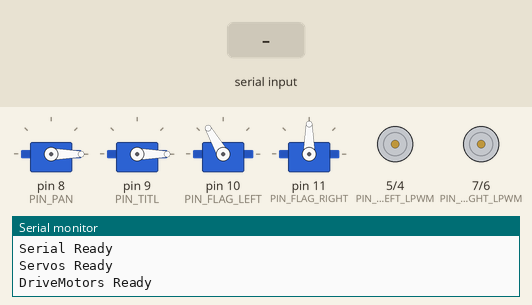
Bench run of a sketch on a simulated Arduino Mega 2560, built with avr-gcc and run on an emulated ATmega2560. On the bench: 4 × servo, motor-driver pin pairs drawn as motors (green arrow = first pin HIGH = forward, orange = second pin HIGH = backward, longer = more drive), the last lines printed to the serial monitor. The inputs (shaded band) are chosen by the test bench.

Above: at 1.2 s.
1.3 s: "WV" received over the second serial link
At 2.45 s:
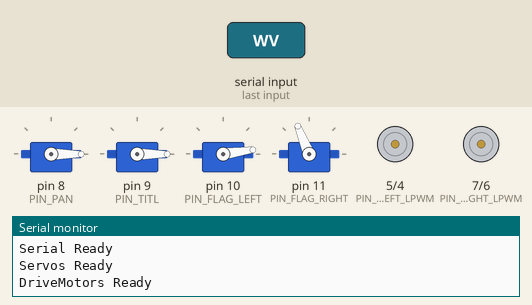
4.3 s: "HN" received over the second serial link
At 8.3 s:
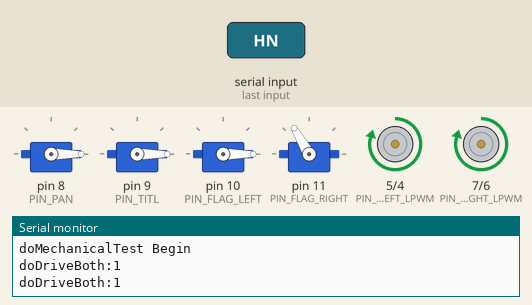
At 15.3 s:
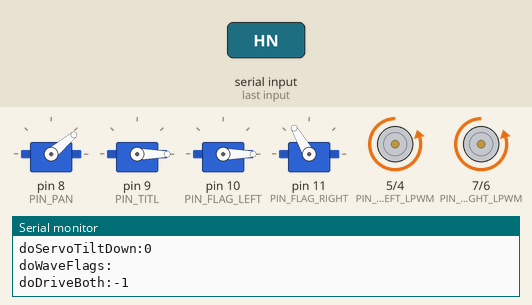
Timing chart, 0 to 19.4 s (numbered marks = the images above; inputs shaded):
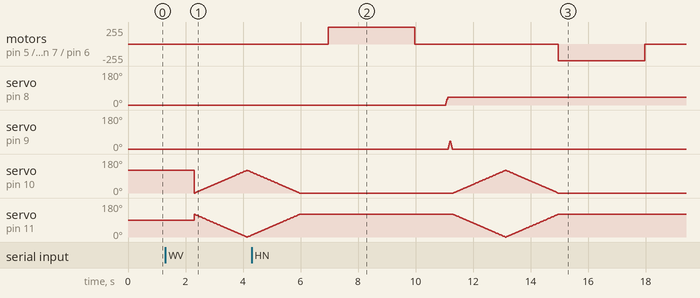

The sketch:

scarecrow_control.ino
```cpp
/*
	Felicia's ScareCrow Controller.

	Arduino Source code for Arduino Mega 2560

	Mega 2560 Connections:
		TPIO pin 5,6 for Left Motor  (IBT-2 PWM inputs)
		TPIO pin 7,8 for Right Motor (IBT-2 PWM inputs)
			Might need to swap polority for each motor for correct directions
		TPIO pin  8: for Pan Servo
		TPIO pin  9: for Tilt Servo
		TPIO pin 10: for Left-Flag Servo
		TPIO pin 11: for Right-Flag Servo
		TPIO pin 14: Serial3 TX	to ScareCrow Monitor RX
		TPIO pin 15: Serial3 RX	to ScareCrow Monitor TX
		GND	: connect to ScareCrow Monitor GND
		Vin	: for power distributor 5V
		GND	: for power distributor GND
	Note:
		This code is mainly referencing the Arduino website's reference library.
*/

#include <Servo.h>

// Motor Connections (Both must use PWM pins)
#define PIN_DRIVE_MOTOR_LEFT_RPWM 4
#define PIN_DRIVE_MOTOR_LEFT_LPWM 5
#define PIN_DRIVE_MOTOR_RIGHT_RPWM 6
#define PIN_DRIVE_MOTOR_RIGHT_LPWM 7

#define PIN_PAN   8
#define PIN_TITL  9
#define PIN_FLAG_LEFT 10
#define PIN_FLAG_RIGHT 11

#define REUSE_PAN_THRESHOLD  100
#define REUSE_TILT_THRESHOLD 100
#define REUSE_DRIVE_THRESHOLD 100
#define REUSE_FLAG_THRESHOLD  6000
#define REUSE_HORN_THRESHOLD  1000

unsigned long last_pan_used =0;
unsigned long last_tilt_used =0;
unsigned long last_flag_used =0;

int posPan  = 0;
int posTilt = 0;
int posFlag = 0;

Servo servoPan;
Servo servoTilt;
Servo servoFlagLeft;
Servo servoFlagRight;

void doServoTiltUp() {
  //if(millis() - last_tilt_used < REUSE_TILT_THRESHOLD) return;
  if(posTilt<=170) {    posTilt += 10;  }
  servoTilt.write(posTilt);
  Serial.print("doServoTiltUp:"); Serial.println(posTilt);
  delay(20);
  last_tilt_used = millis();
}

void doServoTiltDown() {
  //if(millis() - last_tilt_used < REUSE_TILT_THRESHOLD) return;
  if(posTilt>=10) {    posTilt -= 10;  }
  servoTilt.write(posTilt);
  delay(20);
  Serial.print("doServoTiltDown:"); Serial.println(posTilt);
  last_tilt_used = millis();
}

void doServoPanLeft() {
  //if(millis() - last_pan_used < REUSE_PAN_THRESHOLD) return;
  if(posPan>=10) {    posPan -= 10;  }
  servoPan.write(posPan);
  delay(20);
  Serial.print("doServoPanLeft:"); Serial.println(posPan);
  last_pan_used = millis();
}

void doServoPanRight() {
  //if(millis() - last_pan_used < REUSE_PAN_THRESHOLD) return;
  if(posPan<=170) {    posPan += 10;  }
  servoPan.write(posPan);
  delay(20);
  Serial.print("doServoPanRight:"); Serial.println(posPan);
  last_pan_used = millis();
}

void doWaveFlags() {
  //if(millis() - last_flag_used < REUSE_FLAG_THRESHOLD) return;

  for (int i = 0; i <= 120; i += 1) { // goes from 0 degrees to 120 degrees
    // in steps of 1 degree
    servoFlagLeft.write(i);
    servoFlagRight.write(120-i);
    delay(15);
  }
  for (int i = 120; i >= 0; i -= 1) { // goes from 120 degrees to 0 degrees
    servoFlagLeft.write(i);
    servoFlagRight.write(120-i);
    delay(15);
  }
  Serial.println("doWaveFlags:");
  last_flag_used = millis();
}


void setupSerial() {
  Serial3.begin(9600);
  Serial.begin(9600); // open the serial port at 9600 bps
  Serial.println("Serial Ready");
}

void setupServos() {
  servoPan.attach(PIN_PAN);  // attaches the servo
  servoTilt.attach(PIN_TITL);  // attaches the servo
  servoFlagLeft.attach(PIN_FLAG_LEFT);  // attaches the servo
  servoFlagRight.attach(PIN_FLAG_RIGHT);  // attaches the servo
  posPan  = 0;
  posTilt = 0;
  servoPan.write(posPan);
  servoTilt.write(posTilt);
  servoFlagLeft.write(0);
  servoFlagLeft.write(120);
  unsigned long last_pan_used  = millis();
  unsigned long last_tilt_used = millis();
  unsigned long last_flag_used = millis();
  Serial.println("Servos Ready");
}

void setupDriveMotors() {
  // Set motor connections as outputs
  pinMode(PIN_DRIVE_MOTOR_LEFT_RPWM, OUTPUT);
  pinMode(PIN_DRIVE_MOTOR_LEFT_LPWM, OUTPUT);
  pinMode(PIN_DRIVE_MOTOR_RIGHT_RPWM, OUTPUT);
  pinMode(PIN_DRIVE_MOTOR_RIGHT_LPWM, OUTPUT);
  // Stop motors
  analogWrite(PIN_DRIVE_MOTOR_LEFT_RPWM, 0);
  analogWrite(PIN_DRIVE_MOTOR_LEFT_LPWM, 0);
  analogWrite(PIN_DRIVE_MOTOR_RIGHT_RPWM, 0);
  analogWrite(PIN_DRIVE_MOTOR_RIGHT_LPWM, 0);
  Serial.println("DriveMotors Ready");
}

void setup() {
  setupSerial();
  setupServos();
  setupDriveMotors();
}

void doDriveOnlyLeft(int mode) {
  analogWrite(PIN_DRIVE_MOTOR_RIGHT_LPWM,0);
  analogWrite(PIN_DRIVE_MOTOR_RIGHT_RPWM,0);
  if(mode>0) {
    analogWrite(PIN_DRIVE_MOTOR_LEFT_LPWM,250);
    analogWrite(PIN_DRIVE_MOTOR_LEFT_RPWM,0);
  } else if(mode<0) {
    analogWrite(PIN_DRIVE_MOTOR_LEFT_LPWM,0);
    analogWrite(PIN_DRIVE_MOTOR_LEFT_RPWM,250);
  } else {
    analogWrite(PIN_DRIVE_MOTOR_LEFT_LPWM,0);
    analogWrite(PIN_DRIVE_MOTOR_LEFT_RPWM,0);
  }
  Serial.print("doDriveOnlyLeft:");
  Serial.println(mode);
  delay(1000);
}

void doDriveOnlyRight(int mode) {
  analogWrite(PIN_DRIVE_MOTOR_LEFT_LPWM,0);
  analogWrite(PIN_DRIVE_MOTOR_LEFT_RPWM,0);
  if(mode>0) {
    analogWrite(PIN_DRIVE_MOTOR_RIGHT_LPWM,250);
    analogWrite(PIN_DRIVE_MOTOR_RIGHT_LPWM,0);
  } else if(mode<0) {
    analogWrite(PIN_DRIVE_MOTOR_RIGHT_LPWM,0);
    analogWrite(PIN_DRIVE_MOTOR_RIGHT_LPWM,250);
  } else {
    analogWrite(PIN_DRIVE_MOTOR_RIGHT_LPWM,0);
    analogWrite(PIN_DRIVE_MOTOR_RIGHT_LPWM,0);
  }
  Serial.print("doDriveOnlyRight:");
  Serial.println(mode);
  delay(1000);
}

void doDriveBoth(int mode) {

  if(mode>0) {
    analogWrite(PIN_DRIVE_MOTOR_RIGHT_LPWM,250);
    analogWrite(PIN_DRIVE_MOTOR_RIGHT_RPWM,0);
    analogWrite(PIN_DRIVE_MOTOR_LEFT_LPWM,250);
    analogWrite(PIN_DRIVE_MOTOR_LEFT_RPWM,0);
  } else if(mode<0) {
    analogWrite(PIN_DRIVE_MOTOR_RIGHT_LPWM,0);
    analogWrite(PIN_DRIVE_MOTOR_RIGHT_RPWM,250);
    analogWrite(PIN_DRIVE_MOTOR_LEFT_LPWM,0);
    analogWrite(PIN_DRIVE_MOTOR_LEFT_RPWM,250);
  } else {
    analogWrite(PIN_DRIVE_MOTOR_RIGHT_LPWM,0);
    analogWrite(PIN_DRIVE_MOTOR_RIGHT_RPWM,0);
    analogWrite(PIN_DRIVE_MOTOR_LEFT_LPWM,0);
    analogWrite(PIN_DRIVE_MOTOR_LEFT_RPWM,0);
  }
  Serial.print("doDriveBoth:");
  Serial.println(mode);
  delay(1000);
}

void doMechanicalTest() {
  Serial.println("doMechanicalTest Begin");
  doDriveBoth(1);
  doDriveBoth(1);
  doDriveBoth(1);
  doDriveBoth(0);

  doServoPanLeft();
  doServoPanLeft();
  doServoPanLeft();
  doServoPanLeft();
  doServoPanRight();
  doServoPanRight();
  doServoPanRight();
  doServoPanRight();

  doServoTiltUp();
  doServoTiltUp();
  doServoTiltUp();
  doServoTiltUp();
  doServoTiltDown();
  doServoTiltDown();
  doServoTiltDown();
  doServoTiltDown();

  doWaveFlags();

  doDriveBoth(-1);
  doDriveBoth(-1);
  doDriveBoth(-1);
  doDriveBoth(0);
  Serial.println("doMechanicalTest End");
}

void loop() {
  if (Serial3.available()) {
    String cmd = Serial3.readString();
    cmd.trim();
    //Serial.print("Commad = ");Serial.println(cmd);
    if(cmd=="WV") { doWaveFlags(); }
    else if(cmd=="HN") { doMechanicalTest(); }
    else if(cmd=="PL") { doServoPanLeft(); }
    else if(cmd=="PR") { doServoPanRight(); }
    else if(cmd=="TU") { doServoTiltUp(); }
    else if(cmd=="TD") { doServoTiltDown(); }
    else if(cmd=="FS") { doDriveOnlyLeft(1); }
    else if(cmd=="FF") { doDriveBoth(1); }
    else if(cmd=="SF") { doDriveOnlyRight(1); }
    else if(cmd=="SS") { doDriveBoth(0); }
    else if(cmd=="RS") { doDriveOnlyLeft(-1); }
    else if(cmd=="RR") { doDriveBoth(-1); }
    else if(cmd=="SR") { doDriveOnlyRight(-1); }
  }
}
```

Measured:
- after the input at 4.3 s, motor on pin 5 (PIN_DRIVE_MOTOR_LEFT_LPWM) / pin 4 (PIN_DRIVE_MOTOR_LEFT_RPWM), motor on pin 7 (PIN_DRIVE_MOTOR_RIGHT_LPWM) / pin 6 (PIN_DRIVE_MOTOR_RIGHT_RPWM): stopped → forward 250/255 after 2.7 s, → stopped 3.0 s later, → backward 250/255 5.0 s later, → stopped 3.0 s later; servo on pin 8 (PIN_PAN): 0° → 40° after 6.8 s
